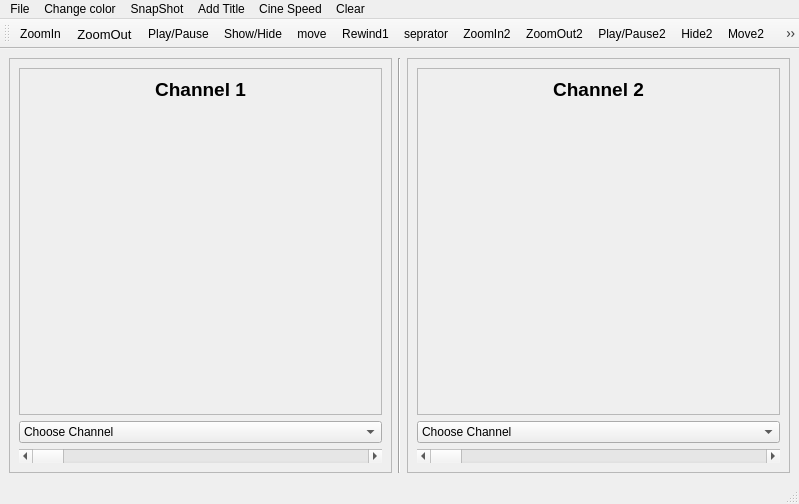
<?xml version="1.0" encoding="UTF-8"?>
<ui version="4.0">
 <class>MainWindow</class>
 <widget class="QMainWindow" name="MainWindow">
  <property name="geometry">
   <rect>
    <x>0</x>
    <y>0</y>
    <width>799</width>
    <height>504</height>
   </rect>
  </property>
  <property name="windowTitle">
   <string>Signal Viewer</string>
  </property>
  <widget class="QWidget" name="centralwidget">
   <layout class="QHBoxLayout" name="horizontalLayout">
    <item>
     <widget class="QFrame" name="frame">
      <property name="frameShape">
       <enum>QFrame::StyledPanel</enum>
      </property>
      <property name="frameShadow">
       <enum>QFrame::Raised</enum>
      </property>
      <layout class="QGridLayout" name="gridLayout_2">
       <item row="2" column="0">
        <widget class="QComboBox" name="comboBox">
         <property name="placeholderText">
          <string/>
         </property>
         <item>
          <property name="text">
           <string>Choose Channel</string>
          </property>
         </item>
        </widget>
       </item>
       <item row="0" column="0">
        <widget class="QFrame" name="frame_3">
         <property name="frameShape">
          <enum>QFrame::StyledPanel</enum>
         </property>
         <property name="frameShadow">
          <enum>QFrame::Raised</enum>
         </property>
         <layout class="QHBoxLayout" name="horizontalLayout_2">
          <item>
           <widget class="QLabel" name="label">
            <property name="font">
             <font>
              <pointsize>14</pointsize>
              <weight>75</weight>
              <bold>true</bold>
             </font>
            </property>
            <property name="autoFillBackground">
             <bool>false</bool>
            </property>
            <property name="text">
             <string>Channel 1</string>
            </property>
            <property name="scaledContents">
             <bool>false</bool>
            </property>
            <property name="alignment">
             <set>Qt::AlignHCenter|Qt::AlignTop</set>
            </property>
            <property name="wordWrap">
             <bool>false</bool>
            </property>
           </widget>
          </item>
         </layout>
        </widget>
       </item>
       <item row="3" column="0">
        <widget class="QScrollBar" name="horizontalScrollBar">
         <property name="orientation">
          <enum>Qt::Horizontal</enum>
         </property>
        </widget>
       </item>
      </layout>
     </widget>
    </item>
    <item>
     <widget class="Line" name="line">
      <property name="orientation">
       <enum>Qt::Vertical</enum>
      </property>
     </widget>
    </item>
    <item>
     <widget class="QFrame" name="frame_2">
      <property name="frameShape">
       <enum>QFrame::StyledPanel</enum>
      </property>
      <property name="frameShadow">
       <enum>QFrame::Raised</enum>
      </property>
      <layout class="QGridLayout" name="gridLayout_3">
       <item row="0" column="0">
        <widget class="QFrame" name="frame_4">
         <property name="frameShape">
          <enum>QFrame::StyledPanel</enum>
         </property>
         <property name="frameShadow">
          <enum>QFrame::Raised</enum>
         </property>
         <layout class="QVBoxLayout" name="verticalLayout">
          <item>
           <widget class="QLabel" name="label_2">
            <property name="font">
             <font>
              <pointsize>14</pointsize>
              <weight>75</weight>
              <bold>true</bold>
             </font>
            </property>
            <property name="text">
             <string>Channel 2</string>
            </property>
            <property name="alignment">
             <set>Qt::AlignHCenter|Qt::AlignTop</set>
            </property>
           </widget>
          </item>
         </layout>
        </widget>
       </item>
       <item row="1" column="0">
        <widget class="QComboBox" name="comboBox_2">
         <property name="placeholderText">
          <string/>
         </property>
         <item>
          <property name="text">
           <string>Choose Channel</string>
          </property>
         </item>
        </widget>
       </item>
       <item row="2" column="0">
        <widget class="QScrollBar" name="horizontalScrollBar_2">
         <property name="orientation">
          <enum>Qt::Horizontal</enum>
         </property>
        </widget>
       </item>
      </layout>
     </widget>
    </item>
   </layout>
  </widget>
  <widget class="QMenuBar" name="menubar">
   <property name="geometry">
    <rect>
     <x>0</x>
     <y>0</y>
     <width>799</width>
     <height>21</height>
    </rect>
   </property>
   <widget class="QMenu" name="menuFile">
    <property name="title">
     <string>File</string>
    </property>
    <widget class="QMenu" name="menuLoad">
     <property name="title">
      <string>Load</string>
     </property>
     <addaction name="actionChannel1"/>
     <addaction name="actionChannel2"/>
    </widget>
    <addaction name="menuLoad"/>
    <addaction name="actionSave_As_PDF"/>
   </widget>
   <widget class="QMenu" name="menuChange_color">
    <property name="title">
     <string>Change color</string>
    </property>
    <addaction name="Color1"/>
    <addaction name="Color2"/>
   </widget>
   <widget class="QMenu" name="menuAbout">
    <property name="title">
     <string>SnapShot</string>
    </property>
    <addaction name="actionChannel3"/>
    <addaction name="actionChannel4"/>
   </widget>
   <widget class="QMenu" name="menuAbout_2">
    <property name="title">
     <string>Add Title</string>
    </property>
    <addaction name="actionChannel_5"/>
    <addaction name="actionChannel_6"/>
   </widget>
   <widget class="QMenu" name="menuCine_Speed">
    <property name="title">
     <string>Cine Speed</string>
    </property>
    <widget class="QMenu" name="menuchannel_1">
     <property name="title">
      <string>Channel 1</string>
     </property>
     <addaction name="action25x_1"/>
     <addaction name="action50x_1"/>
     <addaction name="action100x_1"/>
     <addaction name="action150x_1"/>
     <addaction name="action200x_1"/>
    </widget>
    <widget class="QMenu" name="menuchannel_2">
     <property name="title">
      <string>Channel 2</string>
     </property>
     <addaction name="action25x_2"/>
     <addaction name="action50x_2"/>
     <addaction name="action100x_2"/>
     <addaction name="action150x_2"/>
     <addaction name="action200x_2"/>
    </widget>
    <addaction name="menuchannel_1"/>
    <addaction name="separator"/>
    <addaction name="menuchannel_2"/>
   </widget>
   <widget class="QMenu" name="menuClear">
    <property name="title">
     <string>Clear</string>
    </property>
    <addaction name="actionChannel_1"/>
    <addaction name="actionChannel_2"/>
   </widget>
   <addaction name="menuFile"/>
   <addaction name="menuChange_color"/>
   <addaction name="menuAbout"/>
   <addaction name="menuAbout_2"/>
   <addaction name="menuCine_Speed"/>
   <addaction name="menuClear"/>
  </widget>
  <widget class="QStatusBar" name="statusbar"/>
  <widget class="QToolBar" name="toolBar">
   <property name="windowTitle">
    <string>toolBar</string>
   </property>
   <property name="iconSize">
    <size>
     <width>34</width>
     <height>34</height>
    </size>
   </property>
   <attribute name="toolBarArea">
    <enum>TopToolBarArea</enum>
   </attribute>
   <attribute name="toolBarBreak">
    <bool>false</bool>
   </attribute>
   <addaction name="actionZoomIn"/>
   <addaction name="actionZoomOut"/>
   <addaction name="actionPlay_Pause"/>
   <addaction name="actionShow_Hide"/>
   <addaction name="actionmove"/>
   <addaction name="actionRewind1"/>
   <addaction name="actionseprator"/>
   <addaction name="actionZoomIn2"/>
   <addaction name="actionZoomOut2"/>
   <addaction name="actionPlay_Pause2"/>
   <addaction name="actionHide2"/>
   <addaction name="actionMove2"/>
   <addaction name="actionrewind2"/>
   <addaction name="actionseprator2"/>
   <addaction name="actionConnect"/>
  </widget>
  <action name="actionChannel1">
   <property name="text">
    <string>Channel 1</string>
   </property>
   <property name="shortcut">
    <string>N, 1</string>
   </property>
  </action>
  <action name="actionChannel2">
   <property name="text">
    <string>Channel 2</string>
   </property>
   <property name="shortcut">
    <string>N, 2</string>
   </property>
  </action>
  <action name="actionSave_As_PDF">
   <property name="text">
    <string>Save As PDF</string>
   </property>
  </action>
  <action name="actionZoomIn">
   <property name="icon">
    <iconset>
     <normaloff>icons1/zoom-in.png</normaloff>icons1/zoom-in.png</iconset>
   </property>
   <property name="text">
    <string>ZoomIn</string>
   </property>
  </action>
  <action name="actionZoomOut">
   <property name="icon">
    <iconset>
     <normaloff>icons1/zoom-out.png</normaloff>icons1/zoom-out.png</iconset>
   </property>
   <property name="text">
    <string>ZoomOut</string>
   </property>
   <property name="font">
    <font>
     <pointsize>10</pointsize>
    </font>
   </property>
  </action>
  <action name="actionPlay_Pause">
   <property name="icon">
    <iconset>
     <normaloff>icons1/pause.png</normaloff>icons1/pause.png</iconset>
   </property>
   <property name="text">
    <string>Play/Pause</string>
   </property>
   <property name="shortcut">
    <string>Space, 1</string>
   </property>
  </action>
  <action name="actionChannel3">
   <property name="text">
    <string>Channel 1</string>
   </property>
  </action>
  <action name="actionChannel4">
   <property name="text">
    <string>Channel 2</string>
   </property>
  </action>
  <action name="actionShow_Hide">
   <property name="icon">
    <iconset>
     <normaloff>icons1/hidden.png</normaloff>icons1/hidden.png</iconset>
   </property>
   <property name="text">
    <string>Show/Hide</string>
   </property>
   <property name="shortcut">
    <string>H, 1</string>
   </property>
  </action>
  <action name="actionChannel_5">
   <property name="text">
    <string>Channel 1</string>
   </property>
  </action>
  <action name="actionChannel_6">
   <property name="text">
    <string>Channel 2</string>
   </property>
  </action>
  <action name="actionmove">
   <property name="icon">
    <iconset>
     <normaloff>icons1/expand-arrows.png</normaloff>icons1/expand-arrows.png</iconset>
   </property>
   <property name="text">
    <string>move</string>
   </property>
   <property name="toolTip">
    <string>move</string>
   </property>
  </action>
  <action name="actionZoomIn2">
   <property name="icon">
    <iconset>
     <normaloff>icons1/zoomin2.png</normaloff>icons1/zoomin2.png</iconset>
   </property>
   <property name="text">
    <string>ZoomIn2</string>
   </property>
  </action>
  <action name="actionZoomOut2">
   <property name="icon">
    <iconset>
     <normaloff>icons1/zoomout2.png</normaloff>icons1/zoomout2.png</iconset>
   </property>
   <property name="text">
    <string>ZoomOut2</string>
   </property>
  </action>
  <action name="actionPlay_Pause2">
   <property name="icon">
    <iconset>
     <normaloff>icons1/pause-play2.png</normaloff>icons1/pause-play2.png</iconset>
   </property>
   <property name="text">
    <string>Play/Pause2</string>
   </property>
   <property name="shortcut">
    <string>Space, 2</string>
   </property>
  </action>
  <action name="actionHide2">
   <property name="icon">
    <iconset>
     <normaloff>icons1/hidden2.png</normaloff>icons1/hidden2.png</iconset>
   </property>
   <property name="text">
    <string>Hide2</string>
   </property>
   <property name="shortcut">
    <string>H, 2</string>
   </property>
  </action>
  <action name="actionMove2">
   <property name="icon">
    <iconset>
     <normaloff>icons1/move2.jpg</normaloff>icons1/move2.jpg</iconset>
   </property>
   <property name="text">
    <string>Move2</string>
   </property>
  </action>
  <action name="actionseprator">
   <property name="icon">
    <iconset>
     <normaloff>icons1/line.png</normaloff>icons1/line.png</iconset>
   </property>
   <property name="text">
    <string>seprator</string>
   </property>
  </action>
  <action name="actionseprator2">
   <property name="icon">
    <iconset>
     <normaloff>icons1/line.png</normaloff>icons1/line.png</iconset>
   </property>
   <property name="text">
    <string>seprator2</string>
   </property>
  </action>
  <action name="actionConnect">
   <property name="icon">
    <iconset>
     <normaloff>icons1/plug.png</normaloff>icons1/plug.png</iconset>
   </property>
   <property name="text">
    <string>Connect</string>
   </property>
  </action>
  <action name="action25x_1">
   <property name="text">
    <string>25%</string>
   </property>
  </action>
  <action name="action50x_1">
   <property name="text">
    <string>50%</string>
   </property>
  </action>
  <action name="action100x_1">
   <property name="text">
    <string>100%</string>
   </property>
  </action>
  <action name="action150x_1">
   <property name="text">
    <string>150%</string>
   </property>
  </action>
  <action name="action25x_2">
   <property name="text">
    <string>25%</string>
   </property>
  </action>
  <action name="action50x_2">
   <property name="text">
    <string>50%</string>
   </property>
  </action>
  <action name="action100x_2">
   <property name="text">
    <string>100%</string>
   </property>
  </action>
  <action name="action150x_2">
   <property name="text">
    <string>150%</string>
   </property>
  </action>
  <action name="action200x_1">
   <property name="text">
    <string>200%</string>
   </property>
  </action>
  <action name="action200x_2">
   <property name="text">
    <string>200%</string>
   </property>
  </action>
  <action name="actionChannel_1">
   <property name="text">
    <string>Channel 1</string>
   </property>
  </action>
  <action name="actionChannel_2">
   <property name="text">
    <string>Channel 2</string>
   </property>
  </action>
  <action name="Color1">
   <property name="text">
    <string>Channel 1</string>
   </property>
   <property name="shortcut">
    <string>C, 1</string>
   </property>
  </action>
  <action name="Color2">
   <property name="text">
    <string>Channel 2</string>
   </property>
   <property name="shortcut">
    <string>C, 2</string>
   </property>
  </action>
  <action name="actionRewind1">
   <property name="icon">
    <iconset>
     <normaloff>../icons1/rewind1.png</normaloff>../icons1/rewind1.png</iconset>
   </property>
   <property name="text">
    <string>Rewind1</string>
   </property>
  </action>
  <action name="actionrewind2">
   <property name="icon">
    <iconset>
     <normaloff>../icons1/rwind2.png</normaloff>../icons1/rwind2.png</iconset>
   </property>
   <property name="text">
    <string>Rewind2</string>
   </property>
  </action>
 </widget>
 <resources/>
 <connections/>
</ui>
